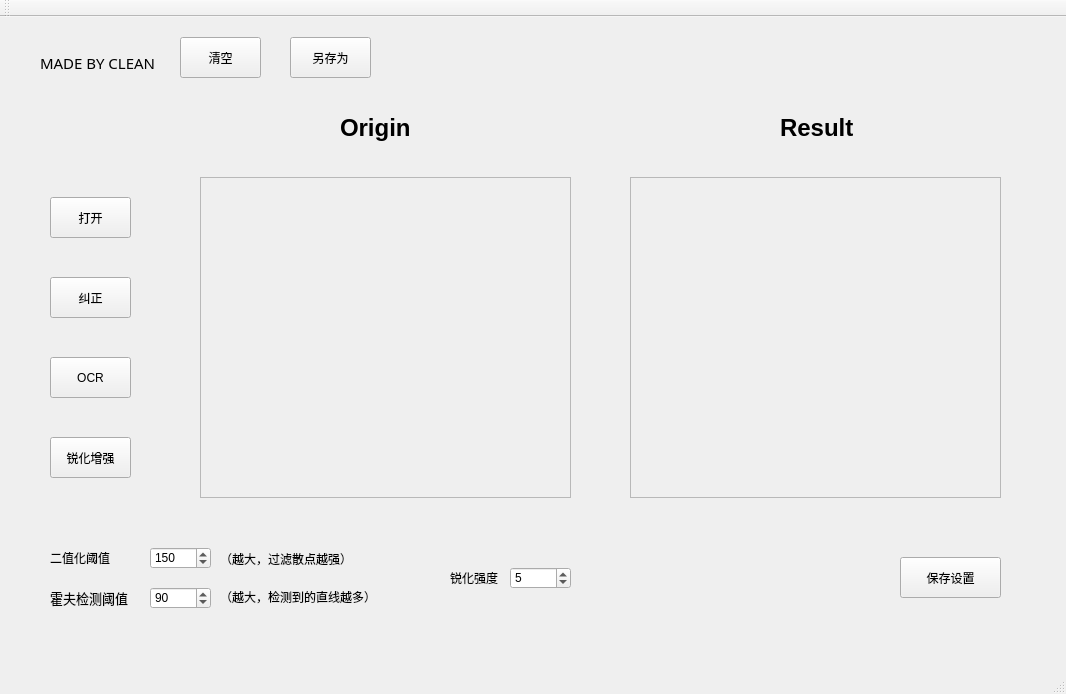
<?xml version="1.0" encoding="UTF-8"?>
<ui version="4.0">
 <class>testClass</class>
 <widget class="QMainWindow" name="testClass">
  <property name="geometry">
   <rect>
    <x>0</x>
    <y>0</y>
    <width>1066</width>
    <height>694</height>
   </rect>
  </property>
  <property name="windowTitle">
   <string>文字纠正</string>
  </property>
  <widget class="QWidget" name="centralWidget">
   <widget class="QLabel" name="label">
    <property name="geometry">
     <rect>
      <x>340</x>
      <y>90</y>
      <width>71</width>
      <height>41</height>
     </rect>
    </property>
    <property name="font">
     <font>
      <family>Arial</family>
      <pointsize>18</pointsize>
      <weight>75</weight>
      <bold>true</bold>
     </font>
    </property>
    <property name="text">
     <string>Origin</string>
    </property>
   </widget>
   <widget class="QPushButton" name="pushButton">
    <property name="geometry">
     <rect>
      <x>50</x>
      <y>180</y>
      <width>81</width>
      <height>41</height>
     </rect>
    </property>
    <property name="text">
     <string>打开</string>
    </property>
   </widget>
   <widget class="QPushButton" name="pushButton_2">
    <property name="geometry">
     <rect>
      <x>50</x>
      <y>260</y>
      <width>81</width>
      <height>41</height>
     </rect>
    </property>
    <property name="text">
     <string>纠正</string>
    </property>
   </widget>
   <widget class="QScrollArea" name="scrollArea">
    <property name="geometry">
     <rect>
      <x>200</x>
      <y>160</y>
      <width>371</width>
      <height>321</height>
     </rect>
    </property>
    <property name="widgetResizable">
     <bool>true</bool>
    </property>
    <widget class="QWidget" name="scrollAreaWidgetContents">
     <property name="geometry">
      <rect>
       <x>0</x>
       <y>0</y>
       <width>369</width>
       <height>319</height>
      </rect>
     </property>
    </widget>
   </widget>
   <widget class="QScrollArea" name="scrollArea_2">
    <property name="geometry">
     <rect>
      <x>630</x>
      <y>160</y>
      <width>371</width>
      <height>321</height>
     </rect>
    </property>
    <property name="widgetResizable">
     <bool>true</bool>
    </property>
    <widget class="QWidget" name="scrollAreaWidgetContents_2">
     <property name="geometry">
      <rect>
       <x>0</x>
       <y>0</y>
       <width>369</width>
       <height>319</height>
      </rect>
     </property>
    </widget>
   </widget>
   <widget class="QLabel" name="label_2">
    <property name="geometry">
     <rect>
      <x>780</x>
      <y>90</y>
      <width>81</width>
      <height>41</height>
     </rect>
    </property>
    <property name="font">
     <font>
      <family>Arial</family>
      <pointsize>18</pointsize>
      <weight>75</weight>
      <bold>true</bold>
     </font>
    </property>
    <property name="text">
     <string>Result</string>
    </property>
   </widget>
   <widget class="QLabel" name="label_3">
    <property name="geometry">
     <rect>
      <x>50</x>
      <y>530</y>
      <width>81</width>
      <height>21</height>
     </rect>
    </property>
    <property name="text">
     <string>二值化阈值</string>
    </property>
   </widget>
   <widget class="QLabel" name="label_4">
    <property name="geometry">
     <rect>
      <x>50</x>
      <y>570</y>
      <width>81</width>
      <height>21</height>
     </rect>
    </property>
    <property name="font">
     <font>
      <family>Arial</family>
      <pointsize>10</pointsize>
      <weight>50</weight>
      <bold>false</bold>
     </font>
    </property>
    <property name="text">
     <string>霍夫检测阈值</string>
    </property>
   </widget>
   <widget class="QSpinBox" name="spinBox">
    <property name="geometry">
     <rect>
      <x>150</x>
      <y>530</y>
      <width>61</width>
      <height>22</height>
     </rect>
    </property>
    <property name="minimum">
     <number>1</number>
    </property>
    <property name="maximum">
     <number>500</number>
    </property>
    <property name="singleStep">
     <number>1</number>
    </property>
    <property name="value">
     <number>150</number>
    </property>
   </widget>
   <widget class="QSpinBox" name="spinBox_2">
    <property name="geometry">
     <rect>
      <x>150</x>
      <y>570</y>
      <width>61</width>
      <height>22</height>
     </rect>
    </property>
    <property name="minimum">
     <number>1</number>
    </property>
    <property name="maximum">
     <number>500</number>
    </property>
    <property name="value">
     <number>90</number>
    </property>
   </widget>
   <widget class="QLabel" name="label_5">
    <property name="geometry">
     <rect>
      <x>220</x>
      <y>532</y>
      <width>211</width>
      <height>20</height>
     </rect>
    </property>
    <property name="text">
     <string>（越大，过滤散点越强）</string>
    </property>
   </widget>
   <widget class="QLabel" name="label_6">
    <property name="geometry">
     <rect>
      <x>220</x>
      <y>570</y>
      <width>201</width>
      <height>20</height>
     </rect>
    </property>
    <property name="text">
     <string>（越大，检测到的直线越多）</string>
    </property>
   </widget>
   <widget class="QPushButton" name="pushButton_3">
    <property name="geometry">
     <rect>
      <x>900</x>
      <y>540</y>
      <width>101</width>
      <height>41</height>
     </rect>
    </property>
    <property name="text">
     <string>保存设置</string>
    </property>
   </widget>
   <widget class="QLabel" name="label_7">
    <property name="geometry">
     <rect>
      <x>40</x>
      <y>30</y>
      <width>141</width>
      <height>31</height>
     </rect>
    </property>
    <property name="font">
     <font>
      <family>微软雅黑</family>
      <pointsize>11</pointsize>
     </font>
    </property>
    <property name="text">
     <string>MADE BY CLEAN</string>
    </property>
   </widget>
   <widget class="QPushButton" name="pushButton_4">
    <property name="geometry">
     <rect>
      <x>290</x>
      <y>20</y>
      <width>81</width>
      <height>41</height>
     </rect>
    </property>
    <property name="text">
     <string>另存为</string>
    </property>
   </widget>
   <widget class="QPushButton" name="pushButton_5">
    <property name="geometry">
     <rect>
      <x>180</x>
      <y>20</y>
      <width>81</width>
      <height>41</height>
     </rect>
    </property>
    <property name="text">
     <string>清空</string>
    </property>
   </widget>
   <widget class="QPushButton" name="pushButton_6">
    <property name="geometry">
     <rect>
      <x>50</x>
      <y>340</y>
      <width>81</width>
      <height>41</height>
     </rect>
    </property>
    <property name="text">
     <string>OCR</string>
    </property>
   </widget>
   <widget class="QPushButton" name="pushButton_7">
    <property name="geometry">
     <rect>
      <x>50</x>
      <y>420</y>
      <width>81</width>
      <height>41</height>
     </rect>
    </property>
    <property name="text">
     <string>锐化增强</string>
    </property>
   </widget>
   <widget class="QLabel" name="label_8">
    <property name="geometry">
     <rect>
      <x>450</x>
      <y>550</y>
      <width>51</width>
      <height>21</height>
     </rect>
    </property>
    <property name="text">
     <string>锐化强度</string>
    </property>
   </widget>
   <widget class="QSpinBox" name="spinBox_3">
    <property name="geometry">
     <rect>
      <x>510</x>
      <y>550</y>
      <width>61</width>
      <height>22</height>
     </rect>
    </property>
    <property name="minimum">
     <number>-100</number>
    </property>
    <property name="maximum">
     <number>300</number>
    </property>
    <property name="value">
     <number>5</number>
    </property>
   </widget>
  </widget>
  <widget class="QMenuBar" name="menuBar">
   <property name="geometry">
    <rect>
     <x>0</x>
     <y>0</y>
     <width>1066</width>
     <height>23</height>
    </rect>
   </property>
  </widget>
  <widget class="QToolBar" name="mainToolBar">
   <attribute name="toolBarArea">
    <enum>TopToolBarArea</enum>
   </attribute>
   <attribute name="toolBarBreak">
    <bool>false</bool>
   </attribute>
  </widget>
  <widget class="QStatusBar" name="statusBar"/>
 </widget>
 <layoutdefault spacing="6" margin="11"/>
 <resources>
  <include location="test.qrc"/>
 </resources>
 <connections>
  <connection>
   <sender>pushButton</sender>
   <signal>clicked()</signal>
   <receiver>testClass</receiver>
   <slot>on_OpenFig_clicked()</slot>
   <hints>
    <hint type="sourcelabel">
     <x>87</x>
     <y>255</y>
    </hint>
    <hint type="destinationlabel">
     <x>134</x>
     <y>304</y>
    </hint>
   </hints>
  </connection>
  <connection>
   <sender>pushButton_2</sender>
   <signal>clicked()</signal>
   <receiver>testClass</receiver>
   <slot>on_Progress_clicked()</slot>
   <hints>
    <hint type="sourcelabel">
     <x>96</x>
     <y>335</y>
    </hint>
    <hint type="destinationlabel">
     <x>117</x>
     <y>439</y>
    </hint>
   </hints>
  </connection>
  <connection>
   <sender>pushButton_3</sender>
   <signal>clicked()</signal>
   <receiver>testClass</receiver>
   <slot>on_Save_clicked()</slot>
   <hints>
    <hint type="sourcelabel">
     <x>946</x>
     <y>615</y>
    </hint>
    <hint type="destinationlabel">
     <x>563</x>
     <y>633</y>
    </hint>
   </hints>
  </connection>
  <connection>
   <sender>pushButton_4</sender>
   <signal>clicked()</signal>
   <receiver>testClass</receiver>
   <slot>on_SaveAs_clicked()</slot>
   <hints>
    <hint type="sourcelabel">
     <x>335</x>
     <y>95</y>
    </hint>
    <hint type="destinationlabel">
     <x>155</x>
     <y>505</y>
    </hint>
   </hints>
  </connection>
  <connection>
   <sender>pushButton_5</sender>
   <signal>clicked()</signal>
   <receiver>testClass</receiver>
   <slot>on_Clear_clicked()</slot>
   <hints>
    <hint type="sourcelabel">
     <x>204</x>
     <y>95</y>
    </hint>
    <hint type="destinationlabel">
     <x>119</x>
     <y>536</y>
    </hint>
   </hints>
  </connection>
  <connection>
   <sender>pushButton_6</sender>
   <signal>clicked()</signal>
   <receiver>testClass</receiver>
   <slot>on_OCR_clicked()</slot>
   <hints>
    <hint type="sourcelabel">
     <x>69</x>
     <y>393</y>
    </hint>
    <hint type="destinationlabel">
     <x>168</x>
     <y>395</y>
    </hint>
   </hints>
  </connection>
  <connection>
   <sender>pushButton_7</sender>
   <signal>clicked()</signal>
   <receiver>testClass</receiver>
   <slot>on_Sharpen_clicked()</slot>
   <hints>
    <hint type="sourcelabel">
     <x>120</x>
     <y>474</y>
    </hint>
    <hint type="destinationlabel">
     <x>165</x>
     <y>475</y>
    </hint>
   </hints>
  </connection>
 </connections>
 <slots>
  <slot>on_OpenFig_clicked()</slot>
  <slot>on_Progress_clicked()</slot>
  <slot>on_Save_clicked()</slot>
  <slot>on_SaveAs_clicked()</slot>
  <slot>on_Clear_clicked()</slot>
  <slot>on_OCR_clicked()</slot>
  <slot>on_Sharpen_clicked()</slot>
 </slots>
</ui>
